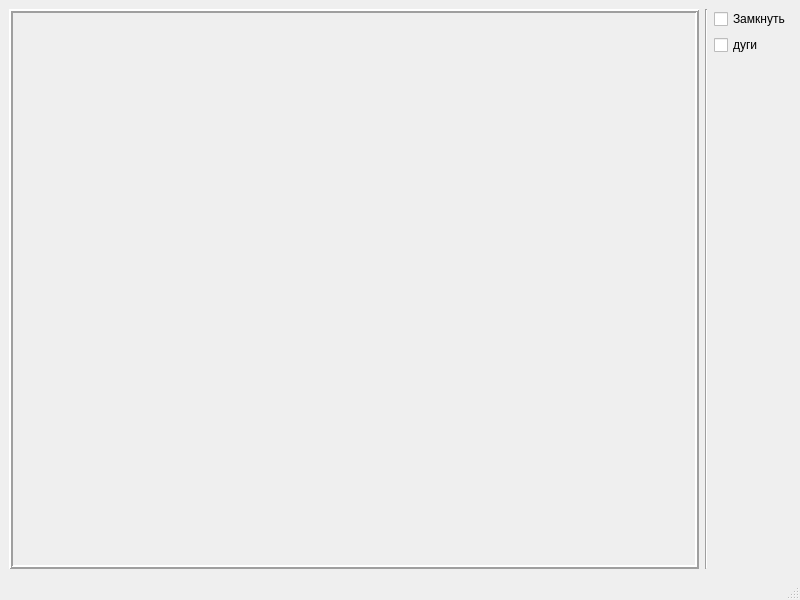
<?xml version="1.0" encoding="UTF-8"?>
<ui version="4.0">
 <class>MainWindow</class>
 <widget class="QMainWindow" name="MainWindow">
  <property name="geometry">
   <rect>
    <x>0</x>
    <y>0</y>
    <width>800</width>
    <height>600</height>
   </rect>
  </property>
  <property name="windowTitle">
   <string>MainWindow</string>
  </property>
  <widget class="QWidget" name="centralwidget">
   <property name="sizePolicy">
    <sizepolicy hsizetype="Preferred" vsizetype="Preferred">
     <horstretch>0</horstretch>
     <verstretch>0</verstretch>
    </sizepolicy>
   </property>
   <layout class="QHBoxLayout" name="horizontalLayout">
    <item>
     <layout class="QVBoxLayout" name="verticalLayout">
      <item>
       <widget class="label_for_paint" name="PaintFrame">
        <property name="sizePolicy">
         <sizepolicy hsizetype="Minimum" vsizetype="Preferred">
          <horstretch>0</horstretch>
          <verstretch>0</verstretch>
         </sizepolicy>
        </property>
        <property name="mouseTracking">
         <bool>true</bool>
        </property>
        <property name="frameShape">
         <enum>QFrame::Box</enum>
        </property>
        <property name="frameShadow">
         <enum>QFrame::Raised</enum>
        </property>
        <property name="lineWidth">
         <number>2</number>
        </property>
        <property name="midLineWidth">
         <number>0</number>
        </property>
        <property name="text">
         <string/>
        </property>
       </widget>
      </item>
     </layout>
    </item>
    <item>
     <widget class="Line" name="line">
      <property name="orientation">
       <enum>Qt::Vertical</enum>
      </property>
     </widget>
    </item>
    <item>
     <layout class="QVBoxLayout" name="verticalLayout_2">
      <item>
       <widget class="QCheckBox" name="checkBox">
        <property name="sizePolicy">
         <sizepolicy hsizetype="Maximum" vsizetype="Fixed">
          <horstretch>0</horstretch>
          <verstretch>0</verstretch>
         </sizepolicy>
        </property>
        <property name="text">
         <string>Замкнуть</string>
        </property>
       </widget>
      </item>
      <item>
       <widget class="QCheckBox" name="circling">
        <property name="sizePolicy">
         <sizepolicy hsizetype="Maximum" vsizetype="Fixed">
          <horstretch>0</horstretch>
          <verstretch>0</verstretch>
         </sizepolicy>
        </property>
        <property name="text">
         <string>дуги</string>
        </property>
       </widget>
      </item>
      <item>
       <spacer name="verticalSpacer">
        <property name="orientation">
         <enum>Qt::Vertical</enum>
        </property>
        <property name="sizeHint" stdset="0">
         <size>
          <width>20</width>
          <height>40</height>
         </size>
        </property>
       </spacer>
      </item>
     </layout>
    </item>
   </layout>
  </widget>
  <widget class="QMenuBar" name="menubar">
   <property name="geometry">
    <rect>
     <x>0</x>
     <y>0</y>
     <width>800</width>
     <height>21</height>
    </rect>
   </property>
  </widget>
  <widget class="QStatusBar" name="statusbar"/>
 </widget>
 <customwidgets>
  <customwidget>
   <class>label_for_paint</class>
   <extends>QLabel</extends>
   <header>label_for_paint.h</header>
  </customwidget>
 </customwidgets>
 <resources/>
 <connections/>
</ui>
